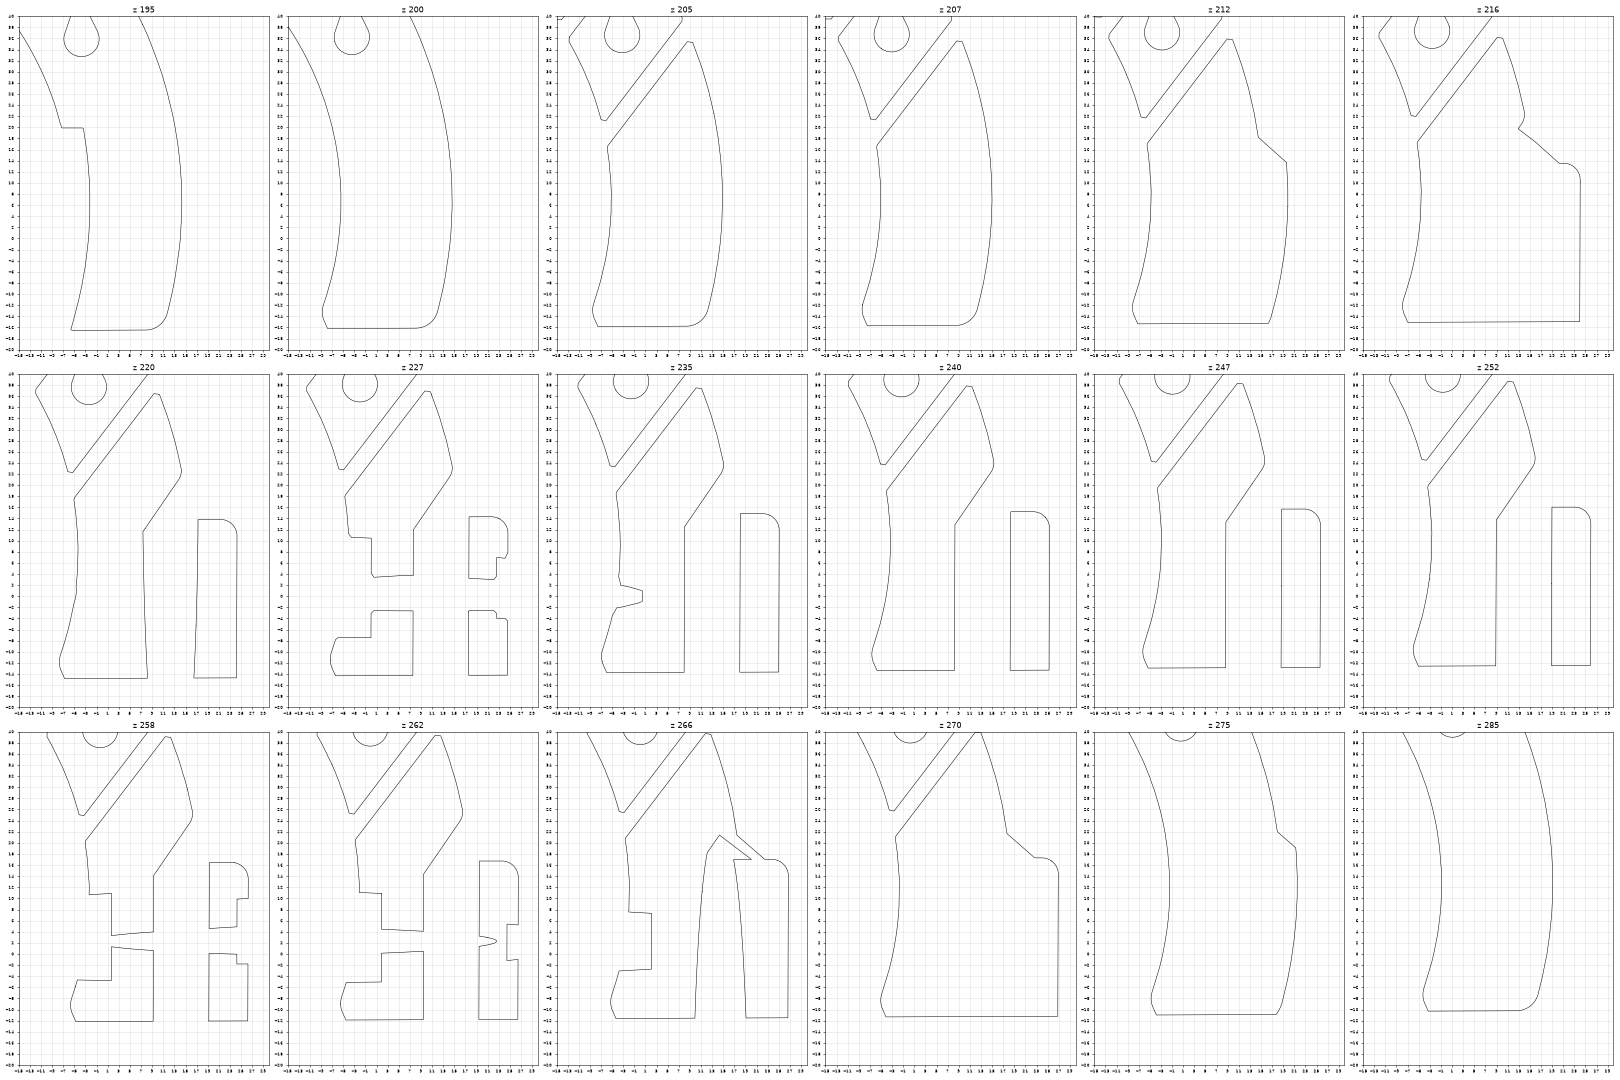

This figure's Python source:
import sys; sys.path.insert(0,'..')
from frame import *
import matplotlib; matplotlib.use('Agg'); import matplotlib.pyplot as plt
m=load_wing_frame()
print('W7 hole z186', toDTZ([141.3,88.5,186.6]), 'W2 bolt axes', toDTZ([131.3,80.7,227.8]), toDTZ([132.1,83.4,260.7]))
ZS=[195,200,205,207,212,216,220,227,235,240,247,252,258,262,266,270,275,285]
fig,axs=plt.subplots(3,6,figsize=(36,24))
for ax,z in zip(axs.flat,ZS):
    s=m.section(plane_origin=[0,0,z],plane_normal=[0,0,1])
    for e in s.discrete: ax.plot(e[:,0],e[:,1],'k',lw=.8)
    ax.set_title(f'z {z}');ax.set_aspect('equal');ax.set_xlim(-15,30);ax.set_ylim(-20,40);ax.grid(alpha=.4)
    ax.set_xticks(range(-15,31,2)); ax.set_yticks(range(-20,41,2)); ax.tick_params(labelsize=6)
plt.tight_layout(); plt.savefig('probe2.png',dpi=45)
